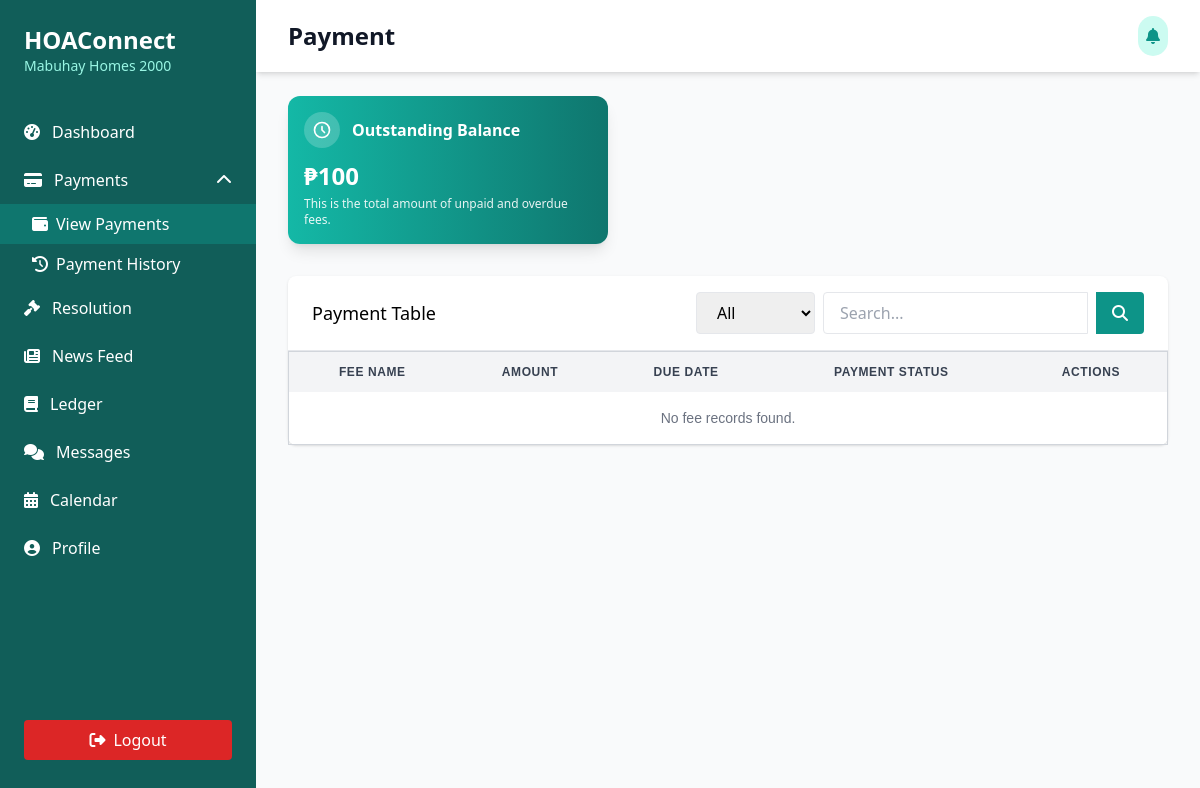
/Users/home-owner/homeowner-payment.php, run on an earlier commit of the app's database.
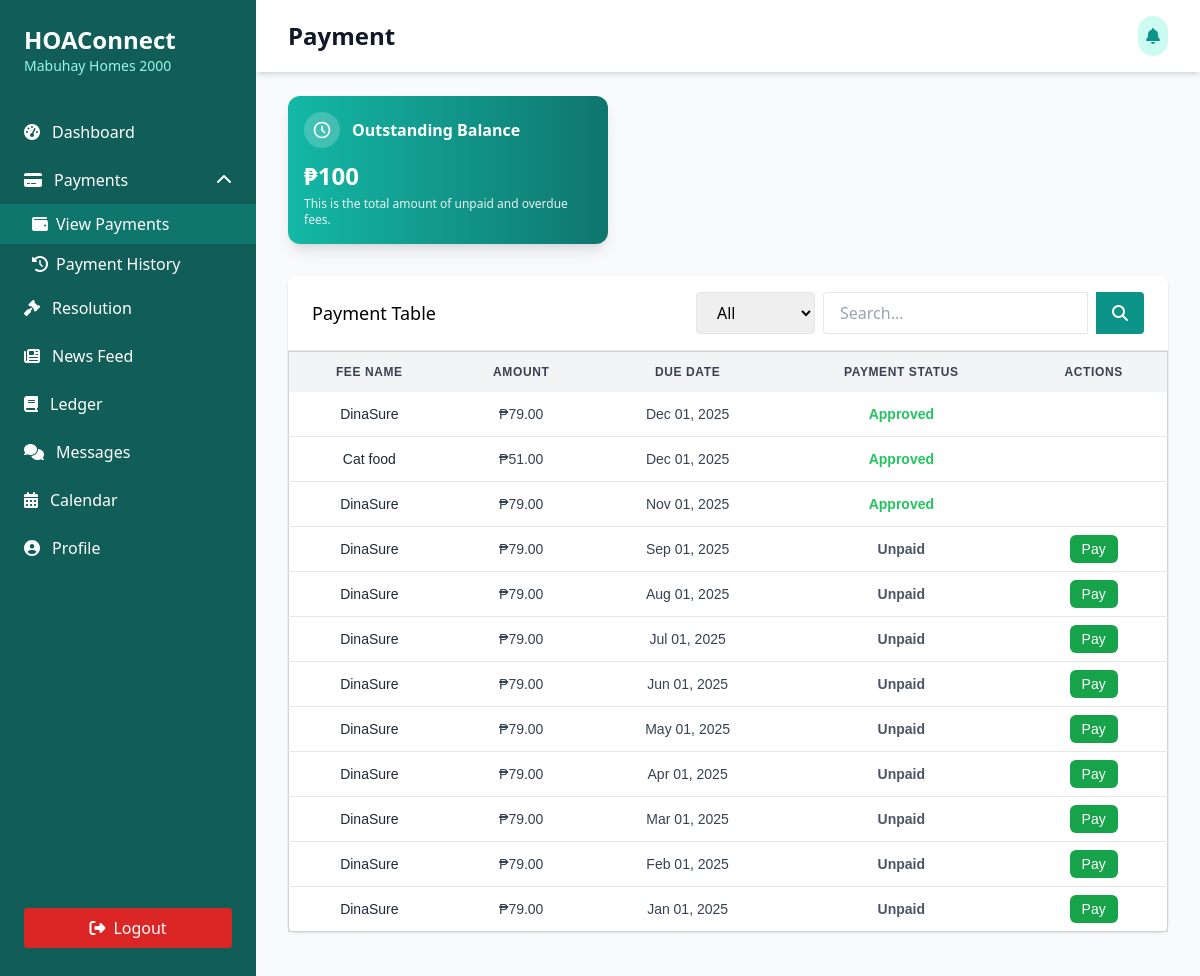
And on a later commit of the database.
### tables this page shows
CREATE TABLE `fee_assignation` (
  `id` int(11) NOT NULL,
  `user_id` int(11) NOT NULL,
  `fee_type_id` int(11) NOT NULL,
  `next_due` date DEFAULT NULL,
  `is_paid` int(11) NOT NULL,
  `payment_method` varchar(100) NOT NULL,
  `payment_receipt_name` varchar(255) NOT NULL,
  `remarks` varchar(255) NOT NULL,
  `is_approved` int(11) NOT NULL,
  `date_created` date NOT NULL,
  `date_updated` date NOT NULL
);

CREATE TABLE `fee_type` (
  `id` int(11) NOT NULL,
  `fee_type_id` int(11) NOT NULL,
  `user_id` int(11) NOT NULL,
  `fee_name` varchar(50) NOT NULL,
  `description` varchar(255) NOT NULL,
  `amount` int(11) NOT NULL,
  `cadence` int(11) NOT NULL,
  `start_date` date NOT NULL,
  `is_active` int(11) NOT NULL,
  `remarks` varchar(255) DEFAULT NULL,
  `approved` int(11) DEFAULT NULL,
  `datetime_created` datetime NOT NULL,
  `datetime_updated` datetime NOT NULL
);

### Users/home-owner/homeowner-payment.php (the view, shortened to what this page needs)
<?php
include('../../connection/connection.php');
$user_id = '20252509';
$sql_fees = "SELECT fa.id, fa.fee_type_id, fa.next_due, fa.is_paid, fa.is_approved,
                    ft.fee_name, ft.amount, ft.cadence
             FROM fee_assignation fa
             JOIN fee_type ft ON fa.fee_type_id = ft.fee_type_id
             WHERE fa.user_id = '$user_id'
             ORDER BY fa.next_due DESC";
$res_fees = mysqli_query($conn, $sql_fees);
?>
<!DOCTYPE html>
<html lang="en">
<head>
<script src="https://cdn.tailwindcss.com"></script>
<link rel="stylesheet" href="https://cdnjs.cloudflare.com/ajax/libs/font-awesome/6.4.0/css/all.min.css">
</head>
<body class="bg-gray-50">
<div class="min-h-screen flex">
    <div class="bg-teal-800 text-white w-64 py-6 flex flex-col">
        <div class="px-6 mb-8">
            <h1 class="text-2xl font-bold">HOAConnect</h1>
            <p class="text-sm text-teal-200">Mabuhay Homes 2000</p>
        </div>
        <nav class="flex-1">
            <a href="homeowner-dashboard.php" class="flex items-center px-6 py-3 hover:bg-teal-600">
                <i class="fas fa-tachometer-alt mr-3"></i>
                <span>Dashboard</span>
            </a>
            <div x-data="{ open: true }" class="relative">
                <button @click="open = !open" :aria-expanded="open" class="flex items-center px-6 py-3 w-full text-left hover:bg-teal-600 focus:outline-none">
                    <i class="fas fa-credit-card mr-3"></i>
                    <span>Payments</span>
                    <i :class="{ 'rotate-180': open }" class="fas fa-chevron-down ml-auto transform transition-transform duration-200"></i>
                </button>
                <div x-show="open" x-cloak class="bg-teal-800">
                    <a href="homeowner-payment.php" class="flex items-center px-8 py-2 bg-teal-700 hover:bg-teal-700">
                        <i class="fas fa-wallet mr-2"></i> View Payments
                    </a>
                    <a href="homeowner-history.php" class="flex items-center px-8 py-2 hover:bg-teal-600">
                        <i class="fas fa-history mr-2"></i> Payment History
                    </a>
                </div>
            </div>
            <a href="homeowner-hoa-projects.php" class="flex items-center px-6 py-3 hover:bg-teal-600">
                <i class="fas fa-gavel mr-3"></i> Resolution
            </a>
            <a href="homeowner-newsfeed.php" class="flex items-center px-6 py-3 hover:bg-teal-600">
                <i class="fas fa-newspaper mr-3"></i> News Feed
            </a>
            <a href="homeowner-ledger.php" class="flex items-center px-6 py-3 hover:bg-teal-600">
                <i class="fas fa-book mr-3"></i> Ledger
            </a>
            <a href="homeowner-message.php" class="flex items-center px-6 py-3 hover:bg-teal-600">
                <i class="fas fa-comments mr-3"></i> Messages
            </a>
            <a href="homeowner-calendar.php" class="flex items-center px-6 py-3 hover:bg-teal-600">
                <i class="fas fa-calendar-alt mr-3"></i> Calendar
            </a>
            <a href="homeowner-profile.php" class="flex items-center px-6 py-3 hover:bg-teal-700">
                <i class="fas fa-user-circle mr-3"></i> Profile
            </a>
        </nav>
        <div class="px-6 py-4 mt-auto">
            <button class="mt-4 w-full bg-red-600 hover:bg-red-700 text-white py-2 px-4 rounded flex items-center justify-center">
                <i class="fas fa-sign-out-alt mr-2"></i> Logout
            </button>
        </div>
    </div>
    <div class="flex-1 overflow-x-hidden overflow-y-auto">
        <header class="bg-white shadow-md">
            <div class="max-w-7xl mx-auto py-4 px-4 sm:px-6 lg:px-8 flex justify-between items-center">
                <h1 class="text-2xl font-bold text-gray-900">Payment</h1>
                <div class="flex items-center space-x-2">
                    <button class="bg-teal-100 p-2 rounded-full text-teal-600 hover:bg-teal-200">
                        <i class="fas fa-bell"></i>
                    </button>
                </div>
            </div>
        </header>
        <main class="max-w-7xl mx-auto py-6 px-4 sm:px-6 lg:px-8">
            <div class="bg-gradient-to-r from-teal-500 to-teal-700 rounded-xl shadow-lg mb-8 p-4 max-w-xs text-white">
                <div class="flex items-center space-x-3">
                    <div class="bg-white bg-opacity-20 p-2 rounded-full">
                        <svg class="w-5 h-5 text-white" fill="none" stroke="currentColor" stroke-width="2" viewBox="0 0 24 24">
                            <path stroke-linecap="round" stroke-linejoin="round" d="M12 8v4l3 3m6-3a9 9 0 11-18 0 9 9 0 0118 0z" />
                        </svg>
                    </div>
                    <h2 class="text-md font-semibold">Outstanding Balance</h2>
                </div>
                <p class="text-2xl font-bold mt-3" id="outstandingBalance">₱100</p>
                <p class="text-xs text-white text-opacity-90 mt-1">
                    This is the total amount of unpaid and overdue fees.
                </p>
            </div>
            <div class="bg-white rounded-lg shadow mb-8">
                <div class="px-6 py-4 border-b border-gray-200 flex justify-between items-center">
                    <h2 class="text-lg font-medium">Payment Table</h2>
                    <div class="flex space-x-2">
                        <select id="statusFilter" class="border rounded px-4 py-2 focus:outline-none focus:ring-2 focus:ring-teal-500">
                            <option value="All">All</option>
                        </select>
                        <input type="text" placeholder="Search..." class="border rounded-l px-4 py-2 focus:outline-none focus:ring-2 focus:ring-teal-500">
                        <button class="bg-teal-600 text-white px-4 py-2 rounded-r hover:bg-teal-700">
                            <i class="fas fa-search"></i>
                        </button>
                    </div>
                </div>
                <div class="overflow-x-auto">
                    <table class="min-w-full border border-gray-300 rounded-lg text-sm font-[Arial]">
                        <thead class="bg-gray-100">
                            <tr class="text-left text-gray-700 uppercase text-xs tracking-wider">
                                <th class="px-4 py-3 text-center">Fee Name</th>
                                <th class="px-4 py-3 text-center">Amount</th>
                                <th class="px-4 py-3 text-center">Due Date</th>
                                <th class="px-4 py-3 text-center">Payment Status</th>
                                <th class="px-4 py-3 text-center">Actions</th>
                            </tr>
                        </thead>
                        <tbody class="divide-y divide-gray-200">
                          <?php
                          if(mysqli_num_rows($res_fees) > 0){
                              while($row_fees = mysqli_fetch_assoc($res_fees)){
                                  $is_paid = (int)$row_fees['is_paid'];
                                  $is_approved = (int)$row_fees['is_approved'];
                                  if($is_paid === 0 && $is_approved === 0){
                                      $payment_status = "<span class='text-gray-600 font-semibold'>Unpaid</span>";
                                  } elseif($is_paid === 1 && $is_approved === 0){
                                      $payment_status = "<span class='text-red-600 font-semibold'>Rejected</span>";
                                  } elseif($is_approved === 2){
                                      $payment_status = "<span class='text-yellow-500 font-semibold'>Pending</span>";
                                  } elseif($is_approved === 1){
                                      $payment_status = "<span class='text-green-500 font-semibold'>Approved</span>";
                                  } else {
                                      $payment_status = "<span class='text-gray-500 font-semibold'>N/A</span>";
                                  }
                              if (($is_approved === 2 && $is_paid === 0) || ($is_approved === 0 && $is_paid === 1) || ($is_approved === 0 && $is_paid === 0)) {
                                  $action_btn = '<a href="homeowner-pay-fee.php?id=' . $row_fees['id'] . '&user_id=' . $user_id . '" class="bg-green-600 hover:bg-green-700 text-white px-3 py-1.5 rounded-md text-sm transition">Pay</a>';
                              } elseif ($is_approved === 1 && $is_paid === 1) {
                                  $action_btn = "";
                              } else {
                                  $action_btn = '<a href="homeowner-pay-fee.php?id=' . $row_fees['id'] . '&user_id=' . $user_id . '" class="bg-green-600 hover:bg-green-700 text-white px-3 py-1.5 rounded-md text-sm transition">Pay</a>';
                              }
                          ?>
                          <tr class="hover:bg-gray-50 transition">
                              <td class="px-4 py-3 text-center font-medium text-gray-800"><?php echo $row_fees['fee_name']; ?></td>
                              <td class="px-4 py-3 text-center text-gray-700">₱<?php echo number_format($row_fees['amount'], 2); ?></td>
                              <td class="px-4 py-3 text-center text-gray-700"><?php echo date('M d, Y', strtotime($row_fees['next_due'])); ?></td>
                              <td class="px-4 py-3 text-center"><?php echo $payment_status; ?></td>
                              <td class="px-4 py-3 text-center"><?php echo $action_btn; ?></td>
                          </tr>
                          <?php
                              }
                          } else {
                              echo '<tr><td colspan="6" class="text-center py-4 text-gray-500">No fee records found.</td></tr>';
                          }
                          ?>
                        </tbody>
                    </table>
                </div>
            </div>
        </main>
    </div>
</div>
</body>
</html>

What changed in the data, as far as the page shows it:
added fee_assignation: fee_type.fee_name "DinaSure", fee_type.amount "79.00", next_due "Dec 01, 2025", is_paid "Approved"
added fee_assignation: fee_type.fee_name "Cat food", fee_type.amount "51.00", next_due "Dec 01, 2025", is_paid "Approved"
added fee_assignation: fee_type.fee_name "DinaSure", fee_type.amount "79.00", next_due "Nov 01, 2025", is_paid "Approved"
added fee_assignation: fee_type.fee_name "DinaSure", fee_type.amount "79.00", next_due "Sep 01, 2025", is_paid "Unpaid"
added fee_assignation: fee_type.fee_name "DinaSure", fee_type.amount "79.00", next_due "Aug 01, 2025", is_paid "Unpaid"
added fee_assignation: fee_type.fee_name "DinaSure", fee_type.amount "79.00", next_due "Jul 01, 2025", is_paid "Unpaid"
added fee_assignation: fee_type.fee_name "DinaSure", fee_type.amount "79.00", next_due "Jun 01, 2025", is_paid "Unpaid"
added fee_assignation: fee_type.fee_name "DinaSure", fee_type.amount "79.00", next_due "May 01, 2025", is_paid "Unpaid"
added fee_assignation: fee_type.fee_name "DinaSure", fee_type.amount "79.00", next_due "Apr 01, 2025", is_paid "Unpaid"
added fee_assignation: fee_type.fee_name "DinaSure", fee_type.amount "79.00", next_due "Mar 01, 2025", is_paid "Unpaid"
added fee_assignation: fee_type.fee_name "DinaSure", fee_type.amount "79.00", next_due "Feb 01, 2025", is_paid "Unpaid"
added fee_assignation: fee_type.fee_name "DinaSure", fee_type.amount "79.00", next_due "Jan 01, 2025", is_paid "Unpaid"
Also different on the page:
text no longer shown: "No fee records found."
